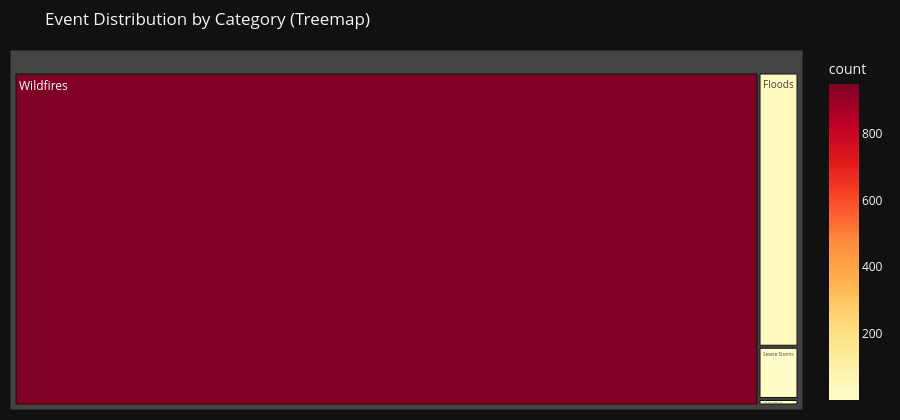

The notebook cell this image was saved under:
### Markdown cell above
## 5 — Events by category (treemap + bar)

### Code cell
cat_counts = (
    latest.groupby("category")["id"]
    .nunique()
    .reset_index(name="count")
    .sort_values("count", ascending=False)
)

fig_tree = px.treemap(
    cat_counts,
    path=["category"],
    values="count",
    color="count",
    color_continuous_scale="YlOrRd",
    title="Event Distribution by Category (Treemap)",
)
fig_tree.update_layout(template="plotly_dark", height=420, margin=dict(t=50, l=10, r=10, b=10))
fig_tree.show()

### Figure 1 — Plotly figure (JSON) as saved in the notebook; plotly's stock layout.template omitted (floating-point values rounded to 4 significant figures)
{"data": [{"branchvalues": "total", "customdata": [[949.0], [42.0], [8.0], [1.0]], "domain": {"x": [0, 1], "y": [0, 1]}, "hovertemplate": "labels=%{label}<br>count_sum=%{value}<br>parent=%{parent}<br>id=%{id}<br>count=%{color}<extra></extra>", "ids": ["Wildfires", "Floods", "Severe Storms", "Sea and Lake Ice"], "labels": ["Wildfires", "Floods", "Severe Storms", "Sea and Lake Ice"], "marker": {"coloraxis": "coloraxis", "colors": [949.0, 42.0, 8.0, 1.0]}, "name": "", "parents": ["", "", "", ""], "type": "treemap", "values": [949.0, 42.0, 8.0, 1.0]}], "layout": {"coloraxis": {"colorbar": {"title": {"text": "count"}}, "colorscale": [[0, "rgb(255,255,204)"], [0.125, "rgb(255,237,160)"], [0.25, "rgb(254,217,118)"], [0.375, "rgb(254,178,76)"], [0.5, "rgb(253,141,60)"], [0.625, "rgb(252,78,42)"], [0.75, "rgb(227,26,28)"], [0.875, "rgb(189,0,38)"], [1, "rgb(128,0,38)"]]}, "height": 420, "legend": {"tracegroupgap": 0}, "margin": {"b": 10, "l": 10, "r": 10, "t": 50}, "title": {"text": "Event Distribution by Category (Treemap)"}}}
